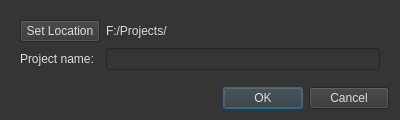
<?xml version="1.0" encoding="UTF-8"?>
<ui version="4.0">
 <class>ProjectDialog</class>
 <widget class="QDialog" name="ProjectDialog">
  <property name="geometry">
   <rect>
    <x>0</x>
    <y>0</y>
    <width>400</width>
    <height>120</height>
   </rect>
  </property>
  <property name="minimumSize">
   <size>
    <width>400</width>
    <height>120</height>
   </size>
  </property>
  <property name="maximumSize">
   <size>
    <width>400</width>
    <height>120</height>
   </size>
  </property>
  <property name="font">
   <font>
    <family>Segoe UI</family>
   </font>
  </property>
  <property name="windowTitle">
   <string>Create New Project</string>
  </property>
  <property name="styleSheet">
   <string notr="true">background-color: rgb(53, 53, 53);
color: rgb(220, 220, 220);</string>
  </property>
  <layout class="QVBoxLayout" name="verticalLayout">
   <item>
    <widget class="QWidget" name="widget" native="true">
     <layout class="QFormLayout" name="formLayout">
      <item row="1" column="0">
       <widget class="QLabel" name="label_2">
        <property name="text">
         <string>Project name:</string>
        </property>
       </widget>
      </item>
      <item row="1" column="1">
       <widget class="QLineEdit" name="editProjectName"/>
      </item>
      <item row="0" column="0">
       <widget class="QPushButton" name="browseButton">
        <property name="text">
         <string>Set Location</string>
        </property>
       </widget>
      </item>
      <item row="0" column="1">
       <widget class="QLabel" name="labelProjectRoot">
        <property name="text">
         <string>F:/Projects/</string>
        </property>
       </widget>
      </item>
     </layout>
    </widget>
   </item>
   <item>
    <widget class="QDialogButtonBox" name="buttonBox">
     <property name="orientation">
      <enum>Qt::Horizontal</enum>
     </property>
     <property name="standardButtons">
      <set>QDialogButtonBox::Cancel|QDialogButtonBox::Ok</set>
     </property>
    </widget>
   </item>
  </layout>
 </widget>
 <resources/>
 <connections>
  <connection>
   <sender>buttonBox</sender>
   <signal>accepted()</signal>
   <receiver>ProjectDialog</receiver>
   <slot>accept()</slot>
   <hints>
    <hint type="sourcelabel">
     <x>248</x>
     <y>254</y>
    </hint>
    <hint type="destinationlabel">
     <x>157</x>
     <y>274</y>
    </hint>
   </hints>
  </connection>
  <connection>
   <sender>buttonBox</sender>
   <signal>rejected()</signal>
   <receiver>ProjectDialog</receiver>
   <slot>reject()</slot>
   <hints>
    <hint type="sourcelabel">
     <x>316</x>
     <y>260</y>
    </hint>
    <hint type="destinationlabel">
     <x>286</x>
     <y>274</y>
    </hint>
   </hints>
  </connection>
 </connections>
</ui>
